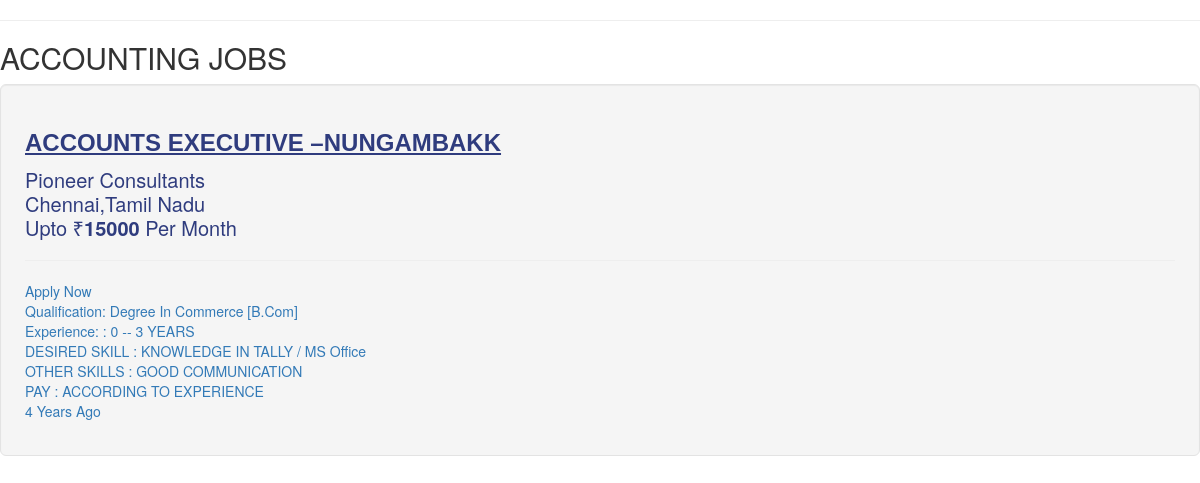
Screenshot of /jobs_by_category.php?cat=Accounting Jobs with the database file from the repository.
### tables this page shows
CREATE TABLE `jobs` (
  `j_id` int(4) NOT NULL,
  `j_category` varchar(40) NOT NULL,
  `j_owner_name` varchar(30) NOT NULL,
  `j_title` varchar(30) NOT NULL,
  `j_date` datetime NOT NULL DEFAULT current_timestamp(),
  `j_hours` float(3,1) NOT NULL,
  `j_salary` int(10) NOT NULL,
  `j_experience` int(3) NOT NULL,
  `j_discription` varchar(300) NOT NULL,
  `j_city` varchar(20) NOT NULL,
  `j_state` varchar(30) NOT NULL,
  `j_active` int(1) NOT NULL DEFAULT 0,
  `j_company` varchar(100) NOT NULL
);

### jobs_by_category.php (the view, shortened to what this page needs)
<?php session_start();
	$link=mysqli_connect("localhost","root","","jobscope") or die("cant connect");
	$q = "select * from jobs where j_category ='".$_GET['cat']."' and j_active=1 order by j_id desc";
	$res = mysqli_query($link,$q) or die("Wrong Query");
?>
<!DOCTYPE html PUBLIC "-//W3C//DTD XHTML 1.0 Strict//EN" "http://www.w3.org/TR/xhtml1/DTD/xhtml1-strict.dtd">
<html xmlns="http://www.w3.org/1999/xhtml">
<head>
  <link rel="stylesheet" href="https://maxcdn.bootstrapcdn.com/bootstrap/3.4.1/css/bootstrap.min.css">
<?php
 function get_date_ago( $time )
	{
		$time_difference = time() - $time;
    $condition = array( 12 * 30 * 24 * 60 * 60 =>  'year',
                30 * 24 * 60 * 60       =>  'month',
                24 * 60 * 60            =>  'day',
                60 * 60                 =>  'hour',
                60                      =>  'minute',
                1                       =>  'second'
    );
    foreach( $condition as $secs => $str )
    {
        $d = $time_difference / $secs;
        if( $d >= 1 )
        {
            $t = round( $d );
            return $t . ' ' . $str . ( $t > 1 ? 's' : '' ) . ' ago';
        }
    }
}
?>
</head>
<body>
<div id="wrapper">
	<div id="page">
		<div id="page-bgtop">
			<hr />
			<div id="content">
				<div class="post">
					<h2 class="title" style="text-transform:Uppercase;"><?php echo $_GET['cat']; ?></h2>
					<div class="entry">
					<?php
						while($row = mysqli_fetch_array($res))
						{
							$timeago= get_date_ago(strtotime($row['j_date']));
							echo '
							<a href="job_details.php?id='.$row['j_id'].'" style=" text-decoration: none;"><div class="well well-lg ho" style=" text-transform: capitalize;">
							<h3><b>'.$row['j_title'].'</b></h3><p>'.
							  $row['j_company'].'<br>'.$row['j_city'].','.$row['j_state'].'<br>'.
							  'Upto &#x20b9;<b>'.$row['j_salary'].'</b> per month<hr>'.
							  'Apply Now'.'<br>'.$row['j_discription'].'<br>'.
							  $timeago.'</p></div></a>';
						}
					?>
					</div>
				</div>
			</div>
			<div style="clear: both;">&nbsp;</div>
		</div>
	</div>
</div>
</body>
</html>

### jobs_by_category.php (style rules this page uses)
div.ho h3 { color:#2F3C7E; font-family: Arial, Helvetica, sans-serif!important; text-decoration: underline; line-height: 1.2; }
div.ho p { color:#2F3C7E; font-size:20px; line-height: 1.2; }

### rows the page displays
jobs: j_title "ACCOUNTS EXECUTIVE –NUNGAMBAKK", j_company "Pioneer Consultants", j_city "Chennai", j_state "Tamil Nadu", j_salary "15000", j_discription "Qualification: Degree In Commerce [B.Com] Experience: : 0 -- 3 YEARS DESIRED SKILL : KNOWLEDGE IN TALLY / MS Office OTHER SKILLS : GOOD COMMUNICATION PAY : ACCORDING TO EXPERIENCE", j_date "4 Years Ago"

### other values shown
$_GET['cat'] "ACCOUNTING JOBS"
